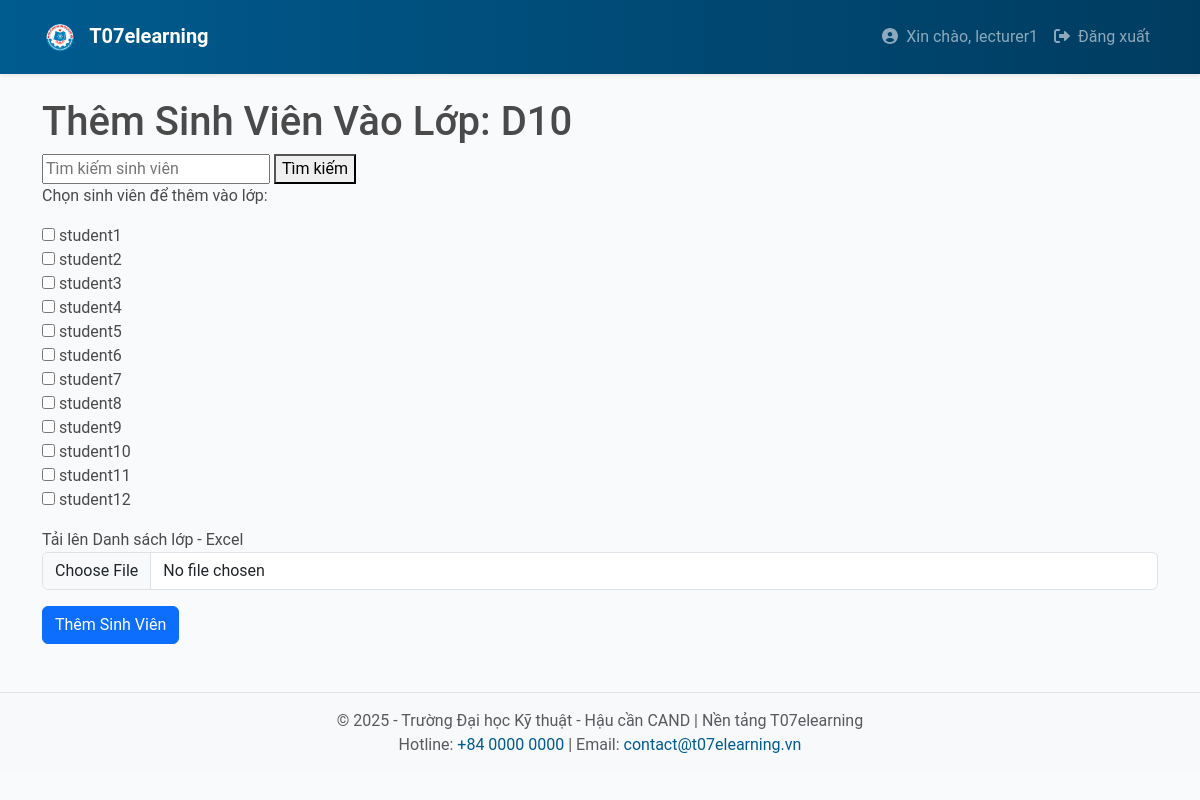
Screenshot of /lecturer/class/enroll/4 (signed in) with the database file from the repository.
### app/models.py (models this page shows, shortened)
class User(UserMixin, db.Model):
    __tablename__ = 'users'
    id = db.Column(db.Integer, primary_key=True)
    username = db.Column(db.String(64), unique=True, nullable=False)
    email = db.Column(db.String(120), unique=True, nullable=False)
    password_hash = db.Column(db.String(128), nullable=False)
    registered_on = db.Column(db.DateTime, default=datetime.utcnow)
    last_seen = db.Column(db.DateTime, default=datetime.utcnow, onupdate=datetime.utcnow)
    roles = db.relationship('Role', secondary='user_roles', back_populates='users')
    courses = db.relationship('Course', backref='lecturer', lazy='dynamic')
    enrollments = db.relationship('Enrollment', backref='student', lazy='dynamic')
    submissions = db.relationship('Submission', backref='student', lazy='dynamic')
    notifications = db.relationship('Notification', backref='user', lazy='dynamic')
    def is_lecturer(self):
        return any(role.name == 'lecturer' for role in self.roles)

class Class(db.Model):
    __tablename__ = 'classes'
    id = db.Column(db.Integer, primary_key=True)
    name = db.Column(db.String(128), nullable=False)
    description = db.Column(db.Text, nullable=True)
    created_on = db.Column(db.DateTime, default=datetime.utcnow)
    enrollments = db.relationship('Enrollment', back_populates='class_')
    assignments = db.relationship('Assignment', backref='class', lazy='dynamic')

### app/lecturer/routes.py (the view, shortened to what this page needs)
@bp.route('/class/enroll/<int:class_id>', methods=['GET', 'POST'])
@login_required
def enroll_students(class_id):
    if not current_user.is_lecturer():
        flash('Bạn không có quyền truy cập trang này.')
        return redirect(url_for('main.index'))
    class_ = Class.query.get_or_404(class_id)
    search_query = request.args.get('search', '')
    students = User.query.filter(User.roles.any(name='student'), User.username.contains(search_query)).all()
    form = EnrollStudentsForm()
    return render_template('lecturer/enroll_students.html', class_=class_, students=students, form=form)

### app/lecturer/forms.py
class EnrollStudentsForm(FlaskForm):
    excel_file = FileField('Tải lên Danh sách lớp - Excel', validators=[DataRequired()])
    submit = SubmitField('Thêm Sinh Viên')

### app/templates/lecturer/enroll_students.html (shortened to what this page needs)
{% extends "base.html" %}
{% block content %}
<h1>Thêm Sinh Viên Vào Lớp: {{ class_.name }}</h1>
<form method="GET" action="{{ url_for('lecturer.enroll_students', class_id=class_.id) }}">
    <input type="text" name="search" placeholder="Tìm kiếm sinh viên" value="{{ request.args.get('search', '') }}">
    <button type="submit">Tìm kiếm</button>
</form>
<form method="POST" enctype="multipart/form-data">
    <p>Chọn sinh viên để thêm vào lớp:</p>
    {% for student in students %}
        <div>
            <input type="checkbox" name="students" value="{{ student.id }}" id="student-{{ student.id }}">
            <label for="student-{{ student.id }}">{{ student.username }}</label>
        </div>
    {% endfor %}
    <div class="form-group mt-3">
        {{ form.excel_file.label }} {{ form.excel_file(class="form-control") }}
    </div>
    <div class="form-group mt-3">
        {{ form.submit(class="btn btn-primary") }}
    </div>
</form>
{% endblock %}

### app/templates/base.html (shortened to what this page needs)
<!DOCTYPE html>
<html lang="vi">
<head>
  <link rel="stylesheet" href="https://cdn.jsdelivr.net/npm/bootstrap@5.3.0/dist/css/bootstrap.min.css">
  <link rel="stylesheet" href="{{ url_for('static', filename='css/main.css') }}">
</head>
<body>
  <nav class="navbar navbar-expand-lg navbar-dark bg-t07 py-3 shadow-sm">
    <div class="container">
      <a class="navbar-brand fw-bold" href="{{ url_for('main.index') }}">
        <img src="{{ url_for('static', filename='images/logo.png') }}" alt="T07 Logo" height="30" class="me-2">
        T07elearning
      </a>
      <div class="collapse navbar-collapse" id="mainNav">
        <ul class="navbar-nav ms-auto">
          {% if current_user.is_authenticated %}
            <li class="nav-item">
              <a class="nav-link" href="#">
                <i class="fas fa-user-circle me-1"></i> Xin chào, {{ current_user.username }}
              </a>
            </li>
            <li class="nav-item">
              <a class="nav-link" href="{{ url_for('auth.logout') }}">
                <i class="fas fa-sign-out-alt me-1"></i> Đăng xuất
              </a>
            </li>
          {% endif %}
        </ul>
      </div>
    </div>
  </nav>
  <div class="container my-4">
    {% block content %}
    {% endblock %}
  </div>
  <footer class="bg-light py-3 footer-t07 mt-5">
    <div class="container text-center text-muted">
      <p class="mb-0">&copy; 2025 - Trường Đại học Kỹ thuật - Hậu cần CAND | Nền tảng T07elearning</p>
      <p class="mb-0">Hotline: <a href="tel:+8400000000">+84 0000 0000</a> | Email: <a href="mailto:contact@t07elearning.vn">contact@t07elearning.vn</a></p>
    </div>
  </footer>
</body>
</html>

### app/static/css/main.css (style rules this page uses)
* { box-sizing: border-box; }
body { font-family: "Roboto", sans-serif; background-color: #f9fafc; color: #4a4a4a; }
.bg-t07 { background: linear-gradient(90deg, #005b8f 0%, #003c60 100%); }
.footer-t07 { border-top: 1px solid #e2e2e2; }
.footer-t07 a { color: #005b8f; text-decoration: none; }

### rows the page displays
User: username "lecturer1"
Class: name "D10"
User: username "student1"
User: username "student2"
User: username "student3"
User: username "student4"
User: username "student5"
User: username "student6"
User: username "student7"
User: username "student8"
User: username "student9"
User: username "student10"
User: username "student11"
User: username "student12"
